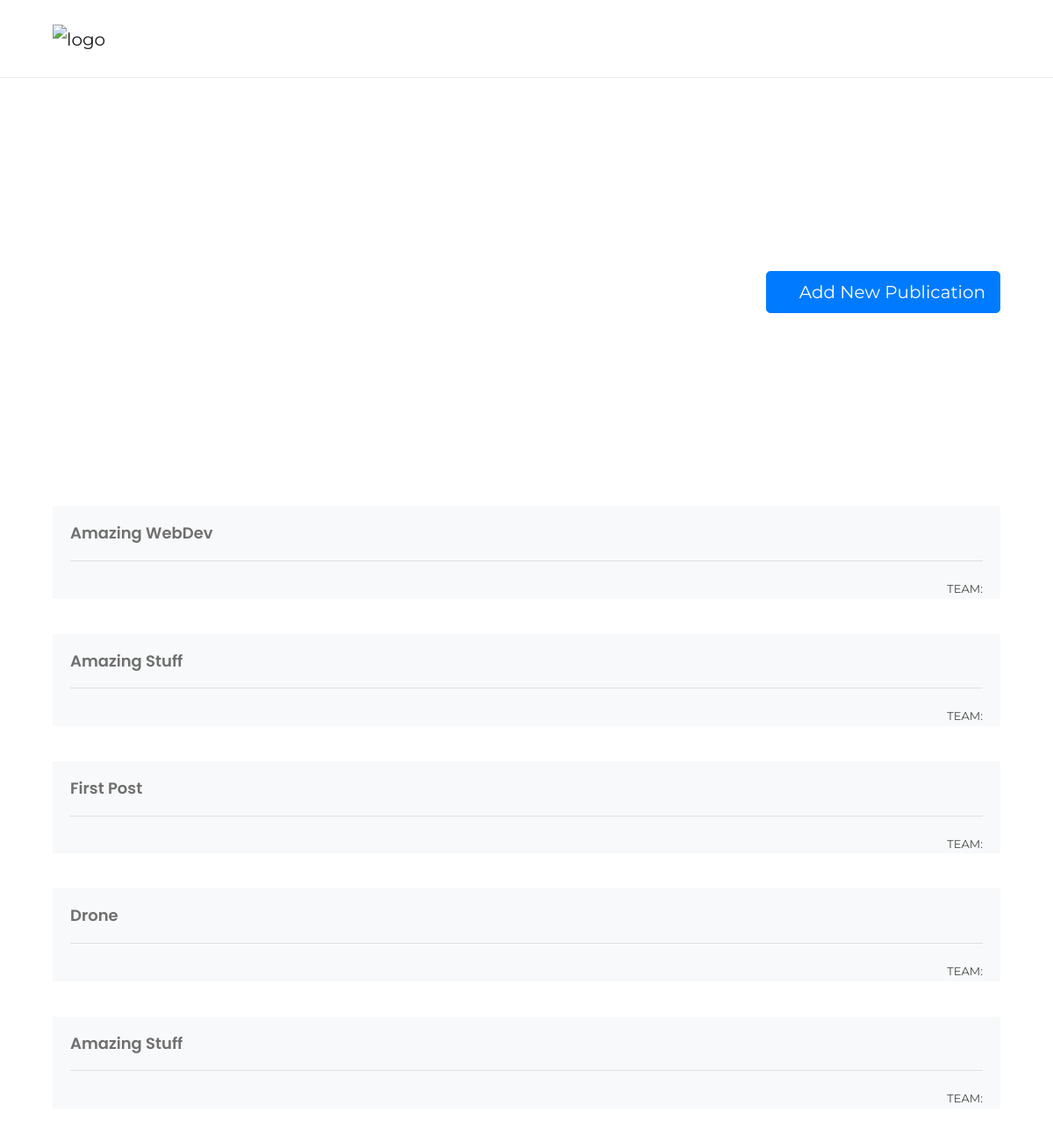
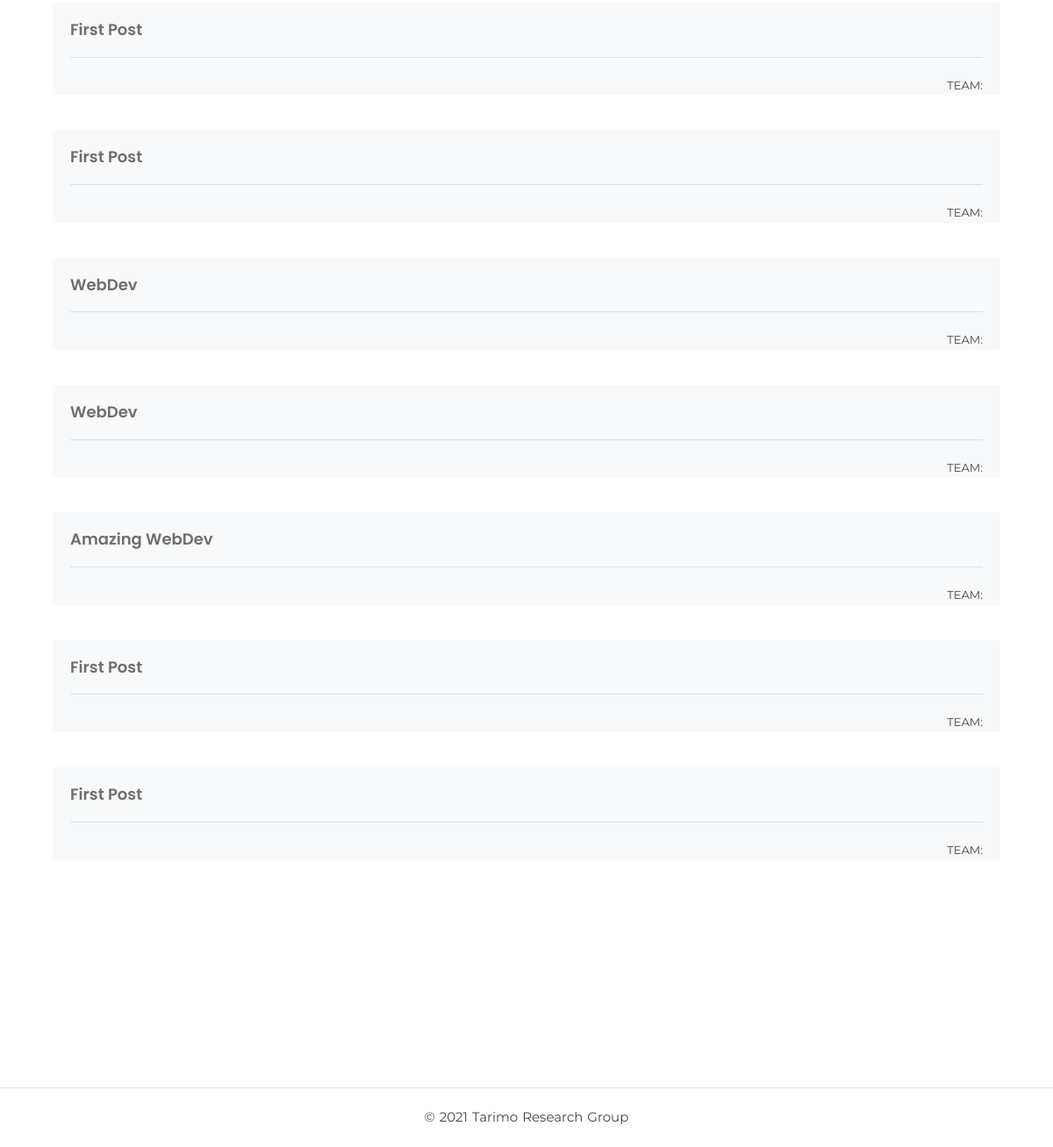
The app's page /publications/ (signed in) with its own data (2 pictures, top to bottom).
### research_site/models.py (models this page shows, shortened)
class Publication(models.Model):
	title = models.CharField(max_length=400)
	author = models.CharField(max_length=400)
	pub_link = models.CharField(max_length=1000)
	abstract = models.TextField()
	created_date = models.DateTimeField(auto_now_add=True,verbose_name="Creation Date")
	success_url = reverse_lazy('publications')
	slug = models.SlugField(unique=True, blank=True, null=True)
	class Meta:
		ordering = ('-created_date',)

### research_site/views.py (the view)
# urls.py: path('publications/', PublicationView.as_view(), name='publications'),
class PublicationView(ListView):
    model = Publication
    template_name = 'publications.html'
    context_object_name = "publications"

### templates/publications.html (shortened to what this page needs)
{% extends "base.html" %}
{% block content %}
 {% if user.is_authenticated %}
<section>
    <div class="md-6 float-right">
      <a href="{% url 'publication_create' %}" class="btn btn-primary btn-lg" role="button" aria-disabled="true"><i class="fas fa-plus" title="Add Task"></i> Add New Publication</a>
    </div>
</section>
{% endif %}
<section>
      {% for publication in publications %}
  <div class="card margin-40px-bottom border-0 bg-light rounded-0">
      <div class="row no-gutters list-blog">
          <div class="col-md-12">
              <div class="card-body">
                  <h5><a href="{% url 'publication_detail' publication.slug %}" target="blank">{{ publication.title }}</a></h5>
                  <div class="meta">
                      <span class="author">Team:
                      </span>
                  </div>
              </div>
          </div>
      </div>
  </div>
{% endfor %}
</section>
{% endblock %}

### assets/css/styles.css (style rules this page uses)
.list-blog h5 { font-size: 18px; }
.list-blog .meta { border-top: 1px solid rgba(0, 0, 0, 0.1); font-size: 13px; text-transform: uppercase; padding-top: 20px; margin-top: 20px; }
.list-blog .meta .author { float: right; }

### records on screen
Publication: title "Amazing WebDev"
Publication: title "Amazing Stuff"
Publication: title "First Post"
Publication: title "Drone"
Publication: title "Amazing Stuff"
Publication: title "First Post"
Publication: title "First Post"
Publication: title "WebDev"
Publication: title "WebDev"
Publication: title "Amazing WebDev"
Publication: title "First Post"
Publication: title "First Post"
